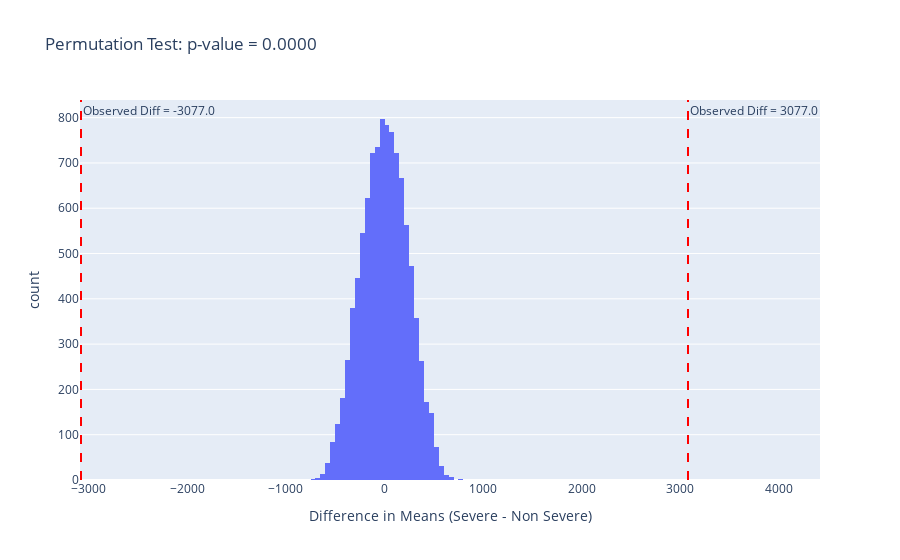

Source (notebook cell):
### Code cell
df = pd.DataFrame({'diffs': perm_diffs})

fig = px.histogram(df, x = 'diffs', nbins = 50, title = f'Permutation Test: p-value = {p_val:.4f}',
                   labels = {'diffs': 'Difference in Means (Severe - Non Severe)'})

# Add vertical lines for observed_diff and -observed_diff
fig.add_vline(x = observed_diff, line_dash = "dash", line_color = "red", annotation_text=f'Observed Diff = {observed_diff:.1f}', annotation_position = 'top right')
fig.add_vline(x = -observed_diff, line_dash = "dash", line_color = "red", annotation_text=f'Observed Diff = -{observed_diff:.1f}', annotation_position = 'top right')

fig.show()

### Figure 1 — Plotly figure (JSON) as saved in the notebook; plotly's stock layout.template omitted (floating-point values rounded to 4 significant figures; data arrays with more than 128 entries replaced by an {"elided": "..."} marker saying what was removed)
{"data": [{"alignmentgroup": "True", "bingroup": "x", "hovertemplate": "Difference in Means (Severe - Non Severe)=%{x}<br>count=%{y}<extra></extra>", "legendgroup": "", "marker": {"color": "#636efa", "pattern": {"shape": ""}}, "name": "", "nbinsx": 50, "offsetgroup": "", "orientation": "v", "showlegend": false, "type": "histogram", "x": {"elided": "10000 float values"}, "xaxis": "x", "yaxis": "y"}], "layout": {"annotations": [{"showarrow": false, "text": "Observed Diff = 3077.0", "x": 3077.0, "xanchor": "left", "xref": "x", "y": 1, "yanchor": "top", "yref": "y domain"}, {"showarrow": false, "text": "Observed Diff = -3077.0", "x": -3077.0, "xanchor": "left", "xref": "x", "y": 1, "yanchor": "top", "yref": "y domain"}], "barmode": "relative", "legend": {"tracegroupgap": 0}, "shapes": [{"line": {"color": "red", "dash": "dash"}, "type": "line", "x0": 3077.0, "x1": 3077.0, "xref": "x", "y0": 0, "y1": 1, "yref": "y domain"}, {"line": {"color": "red", "dash": "dash"}, "type": "line", "x0": -3077.0, "x1": -3077.0, "xref": "x", "y0": 0, "y1": 1, "yref": "y domain"}], "title": {"text": "Permutation Test: p-value = 0.0000"}, "xaxis": {"anchor": "y", "domain": [0, 1], "title": {"text": "Difference in Means (Severe - Non Severe)"}}, "yaxis": {"anchor": "x", "domain": [0, 1], "title": {"text": "count"}}}}
